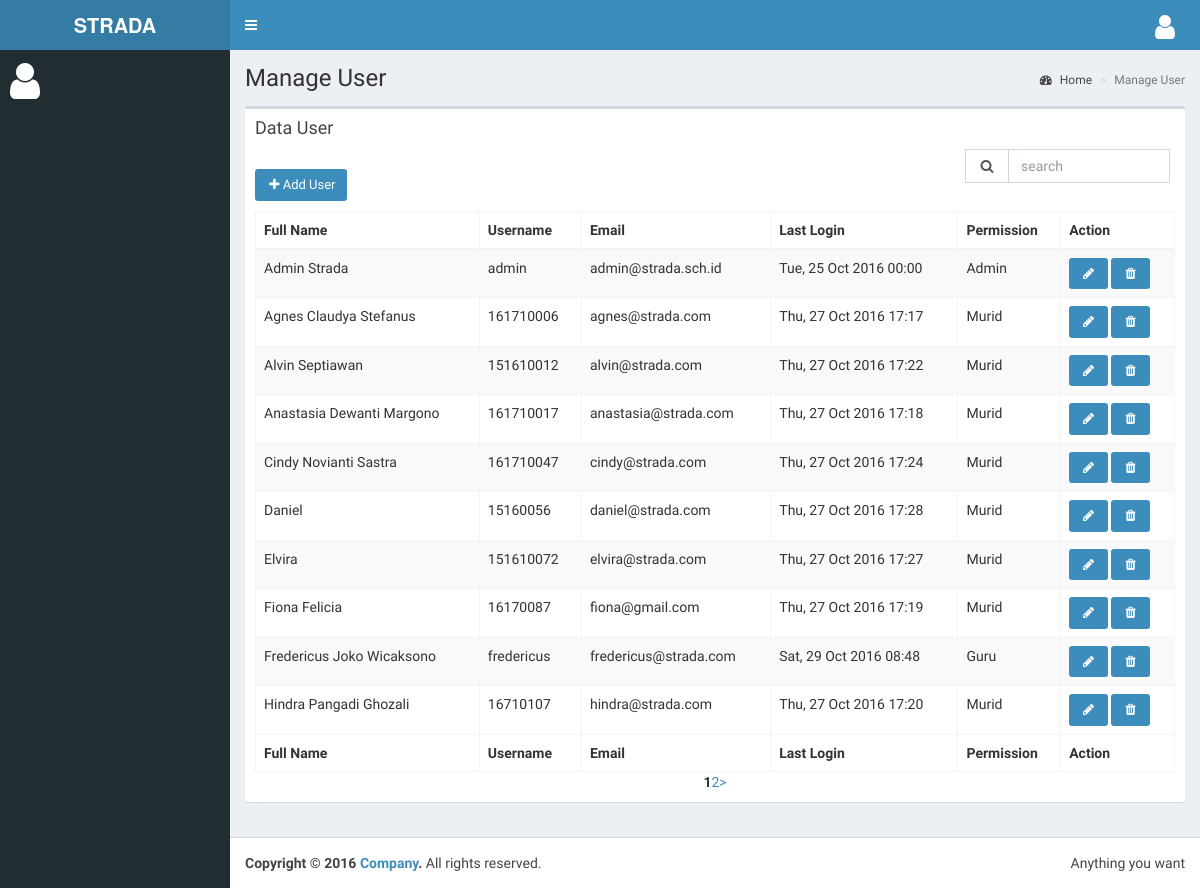
The page /index.php/user/manage_user on the database its author committed.
### tables this page shows
CREATE TABLE IF NOT EXISTS `st_user` (
  `id_user` int(11) NOT NULL AUTO_INCREMENT,
  `username` varchar(20) NOT NULL,
  `password` char(32) NOT NULL,
  `email` varchar(100) NOT NULL,
  `last_login` datetime NOT NULL,
  `date_input` datetime NOT NULL,
  `permission` tinyint(2) NOT NULL COMMENT '1 : Admin, 2 : Murid, 3 : Guru',
  `full_name` varchar(100) NOT NULL,
  PRIMARY KEY (`id_user`)
);

### application/controllers/User.php (called while the page is built, shortened)
<?php
class User extends CI_Controller {
	public function __construct(){
		$this->load->model('muser','mus');
    $this->load->library('pagination');
	}
  function manage_user(){
    $data['title_web'] = 'View All User | Adminpanel Strada';
    $data['path_content'] = 'admin/user/manage_user';
		$this->form_validation->set_rules('search','Search','required');
		if(!$this->form_validation->run()){
    $perpage = 10;
    $this->load->library('pagination');
    $config['base_url'] = base_url($this->uri->segment(1).'/user/manage_user/');
    $config['total_rows'] = $this->mod->countData('user');
    $config['per_page'] = $perpage;
    $config['uri_segment'] = 3;
    $choice = $config['total_rows']/$config['per_page'] = $perpage;
    $config['num_links'] = round($choice);
    $config['use_page_numbers'] = TRUE;
    $this->pagination->initialize($config);
    $page = ($this->uri->segment(3))? $this->uri->segment(4) : 0;
    $data['results'] = $this->mus->fetchUser($config['per_page'],$page,$this->uri->segment(3));
    $data['links'] = $this->pagination->create_links();
    $data['total_rows'] = $this->mod->countData('user');
    $this->load->view('admin/index',$data);
		}
		else{
			$data['results'] = $this->mus->fetchUserSearch($_POST);
			$data['links'] = false;
			$this->load->view('admin/index',$data);
		}
  }
}
?>

### index.php (called while the page is built, shortened)
<?php
require_once BASEPATH.'core/CodeIgniter.php';

### application/models/Muser.php (called while the page is built, shortened)
<?php
class Muser extends CI_Model {
  function fetchUser($limit,$start,$pagenumber) {
    if($pagenumber!="")
      $this->db->limit($limit,($pagenumber*$limit)-$limit);
    else
      $this->db->limit($limit,$start);
    $this->db->order_by('full_name','ASC');
    $query = $this->db->get('user');
    if($query->num_rows()>0){
      return $query->result();
    }
    else return FALSE;
  }
}

### application/views/admin/user/manage_user.php (the view)
<div class="content-wrapper">
  <section class="content-header">
    <h1>
      Manage User
    </h1>
    <ol class="breadcrumb">
      <li><a href="#"><i class="fa fa-dashboard"></i> Home</a></li>
      <li class="active">Manage User</li>
    </ol>
  </section>
  <section class="content">
<div class="box">
  <div class="box-header">
    <h3 class="box-title">Data User</h3>
  </div>
  <div class="col-md-3 col-sm-3 col-xs-3 pull-right">
    <div class="input-group margin-bottom-sm form-group">
      <span class="input-group-addon"><i class="fa fa-search fa-fw" aria-hidden="true"></i></span>
      <input class="form-control" type="text" placeholder="search">
    </div>
  </div>
  <div class="box-body">
  <a class="btn btn-sm vcd-btn-primary btn-rd" style="margin:10px 0" href="<?php echo base_url($this->uri->segment(1).'/add-user')?>" role="button">
      <i class="fa fa-plus fa-fw" aria-hidden="true"></i>Add User
    </a>
    <table id="example1" class="table table-responsive table-bordered table-striped">
    <thead>
      <tr>
        <th>Full Name</th>
        <th>Username</th>
        <th>Email</th>
        <th>Last Login</th>
        <th>Permission</th>
        <th>Action</th>
      </tr>
    </thead>
    <tbody>
      <?php
        if($results!=FALSE){
          foreach ($results as $rows) {
            ?>
            <tr>
              <td><?php echo $rows->full_name ?></td>
              <td><?php echo $rows->username ?></td>
              <td><?php echo $rows->email ?></td>
              <td><?php echo date('D, d M Y H:i',strtotime($rows->last_login)) ?></td>
              <td><?php if($rows->permission==1) echo "Admin"; elseif($rows->permission==2) echo "Guru"; elseif($rows->permission==3) echo "Murid";?></td>
              <td>
          <a class="btn btn-sm vcd-btn-primary btn-rd" href="<?php echo base_url($this->uri->segment(1).'/edit-user/'.$rows->id_user)?>" role="button">
            <i class="fa fa-pencil fa-fw" aria-hidden="true"></i>
          </a>
          <a class="btn btn-sm vcd-btn-primary btn-rd" href="<?php echo base_url($this->uri->segment(1).'/delete-user/'.$rows->id_user)?>" role="button">
            <i class="fa fa-trash fa-fw" aria-hidden="true"></i>
          </a>
        </td>
      </tr>
      <?php
      }
    }
      ?>
  </tbody>
    <tfoot>
      <tr>
        <th>Full Name</th>
        <th>Username</th>
        <th>Email</th>
        <th>Last Login</th>
        <th>Permission</th>
        <th>Action</th>
      </tr>
    </tfoot>
    </table>
    <center>
      <?php
          echo $links;
          ?>
    </center>
  </div>
</div>
  </section>
</div>

### application/views/admin/index.php (shortened to what this page needs)
<!DOCTYPE html>
<html>
<head>
  <?php $this->load->view('admin/common/header');?>
</head>
<body class="hold-transition skin-blue sidebar-mini">
<div class="wrapper">
  <?php $this->load->view('admin/common/mainheader');?>
  <?php $this->load->view('admin/common/sidebar');?>
  <?php $this->load->view($path_content);?>
  <footer class="main-footer">
    <div class="pull-right hidden-xs">
      Anything you want
    </div>
    <strong>Copyright &copy; 2016 <a href="#">Company</a>.</strong> All rights reserved.
  </footer>
</div>
</body>
</html>

### application/views/admin/common/header.php (shortened to what this page needs)
<link rel="stylesheet" href="<?php echo base_url('asset/asset_default/bootstrap/css/bootstrap.min.css')?>">
<link rel="stylesheet" href="https://cdnjs.cloudflare.com/ajax/libs/font-awesome/4.5.0/css/font-awesome.min.css">
<link rel="stylesheet" href="https://cdnjs.cloudflare.com/ajax/libs/ionicons/2.0.1/css/ionicons.min.css">
<link rel="stylesheet" href="<?php echo base_url('asset/asset_default/dist/css/AdminLTE.min.css')?>">
<link rel="stylesheet" href="<?php echo base_url('asset/asset_default/dist/css/skins/skin-blue.min.css')?>">
<link rel="stylesheet" href="<?php echo base_url('asset/asset_default/default.css')?>">
<link rel="stylesheet" href="<?php echo base_url('asset/asset_default/plugins/timepicker/bootstrap-timepicker.min.css')?>">
  <link rel="stylesheet" href="<?php echo base_url('asset/asset_default/plugins/datepicker/datepicker3.css')?>">
  <link rel="stylesheet" href="<?php echo base_url('asset/asset_default/plugins/fullcalendar/fullcalendar.min.css')?>">
  <link rel="stylesheet" href="<?php echo base_url('asset/asset_default/plugins/fullcalendar/fullcalendar.print.css')?>" media="print">
<link rel="stylesheet" href="//code.jquery.com/ui/1.12.1/themes/base/jquery-ui.css">

### application/views/admin/common/mainheader.php (shortened to what this page needs)
<header class="main-header">
  <a href="index2.html" class="logo">
    <span class="logo-lg"><b>STRADA</b></span>
  </a>
  <nav class="navbar navbar-static-top" role="navigation">
    <a href="#" class="sidebar-toggle" data-toggle="offcanvas" role="button">
    </a>
    <div class="navbar-custom-menu">
      <ul class="nav navbar-nav">
        <li class="dropdown user user-menu">
          <a href="#" class="dropdown-toggle" data-toggle="dropdown">
            <i class="fa fa-user fa-2x fa-inverse user-image"></i>
          </a>
        </li>
      </ul>
    </div>
  </nav>
</header>

### application/views/admin/common/sidebar.php (shortened to what this page needs)
<aside class="main-sidebar">
  <section class="sidebar">
    <div class="user-panel">
      <div class="pull-left image">
        <i class="fa fa-user fa-3x fa-inverse"></i>
      </div>
      <div class="pull-left info">
      </div>
    </div>
  </section>
</aside>

### asset/asset_default/default.css (style rules this page uses)
.btn-rd { background-color:#3c8dbc; color:#fff; font-size:13px; }

### rows shown on the page
st_user: full_name "Admin Strada", username "admin", email "admin@strada.sch.id", last_login "Tue, 25 Oct 2016 00:00", permission "Admin"
st_user: full_name "Agnes Claudya Stefanus", username "161710006", email "agnes@strada.com", last_login "Thu, 27 Oct 2016 17:17", permission "Murid"
st_user: full_name "Alvin Septiawan", username "151610012", email "alvin@strada.com", last_login "Thu, 27 Oct 2016 17:22", permission "Murid"
st_user: full_name "Anastasia Dewanti Margono", username "161710017", email "anastasia@strada.com", last_login "Thu, 27 Oct 2016 17:18", permission "Murid"
st_user: full_name "Cindy Novianti Sastra", username "161710047", email "cindy@strada.com", last_login "Thu, 27 Oct 2016 17:24", permission "Murid"
st_user: full_name "Daniel", username "15160056", email "daniel@strada.com", last_login "Thu, 27 Oct 2016 17:28", permission "Murid"
st_user: full_name "Elvira", username "151610072", email "elvira@strada.com", last_login "Thu, 27 Oct 2016 17:27", permission "Murid"
st_user: full_name "Fiona Felicia", username "16170087", email "fiona@gmail.com", last_login "Thu, 27 Oct 2016 17:19", permission "Murid"
st_user: full_name "Fredericus Joko Wicaksono", username "fredericus", email "fredericus@strada.com", last_login "Sat, 29 Oct 2016 08:48", permission "Guru"
st_user: full_name "Hindra Pangadi Ghozali", username "16710107", email "hindra@strada.com", last_login "Thu, 27 Oct 2016 17:20", permission "Murid"

### other values the page prints
$links "1 2 >"
